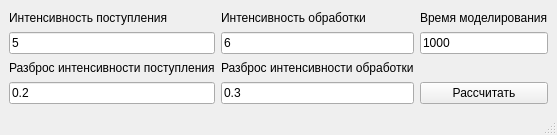
<?xml version="1.0" encoding="UTF-8"?>
<ui version="4.0">
 <class>MainWindow</class>
 <widget class="QMainWindow" name="MainWindow">
  <property name="geometry">
   <rect>
    <x>0</x>
    <y>0</y>
    <width>473</width>
    <height>135</height>
   </rect>
  </property>
  <property name="windowTitle">
   <string>lab1</string>
  </property>
  <widget class="QWidget" name="centralwidget">
   <layout class="QGridLayout" name="gridLayout_2">
    <item row="0" column="0">
     <layout class="QGridLayout" name="layout">
      <item row="3" column="1">
       <widget class="QLineEdit" name="processIntensityDispersion">
        <property name="text">
         <string>0.3</string>
        </property>
       </widget>
      </item>
      <item row="0" column="1">
       <widget class="QLabel" name="processIntensityLabel">
        <property name="text">
         <string>Интенсивность обработки</string>
        </property>
       </widget>
      </item>
      <item row="2" column="0">
       <widget class="QLabel" name="arriveIntensityDispersionLabel">
        <property name="text">
         <string>Разброс интенсивности поступления</string>
        </property>
       </widget>
      </item>
      <item row="1" column="0">
       <widget class="QLineEdit" name="arriveIntensity">
        <property name="text">
         <string>5</string>
        </property>
       </widget>
      </item>
      <item row="3" column="0">
       <widget class="QLineEdit" name="arriveIntensityDispersion">
        <property name="text">
         <string>0.2</string>
        </property>
       </widget>
      </item>
      <item row="0" column="0">
       <widget class="QLabel" name="arriveIntensityLabel">
        <property name="text">
         <string>Интенсивность поступления</string>
        </property>
       </widget>
      </item>
      <item row="1" column="1">
       <widget class="QLineEdit" name="processIntensity">
        <property name="text">
         <string>6</string>
        </property>
       </widget>
      </item>
      <item row="2" column="1">
       <widget class="QLabel" name="processIntensityDispersionLabel">
        <property name="text">
         <string>Разброс интенсивности обработки</string>
        </property>
       </widget>
      </item>
      <item row="1" column="2">
       <widget class="QLineEdit" name="modellingTime">
        <property name="text">
         <string>1000</string>
        </property>
       </widget>
      </item>
      <item row="0" column="2">
       <widget class="QLabel" name="modellingTimeLabel">
        <property name="text">
         <string>Время моделирования</string>
        </property>
       </widget>
      </item>
      <item row="3" column="2">
       <widget class="QPushButton" name="calculateButton">
        <property name="text">
         <string>Рассчитать</string>
        </property>
       </widget>
      </item>
     </layout>
    </item>
   </layout>
  </widget>
  <widget class="QMenuBar" name="menubar">
   <property name="geometry">
    <rect>
     <x>0</x>
     <y>0</y>
     <width>473</width>
     <height>18</height>
    </rect>
   </property>
  </widget>
  <widget class="QStatusBar" name="statusbar"/>
 </widget>
 <resources/>
 <connections/>
</ui>
